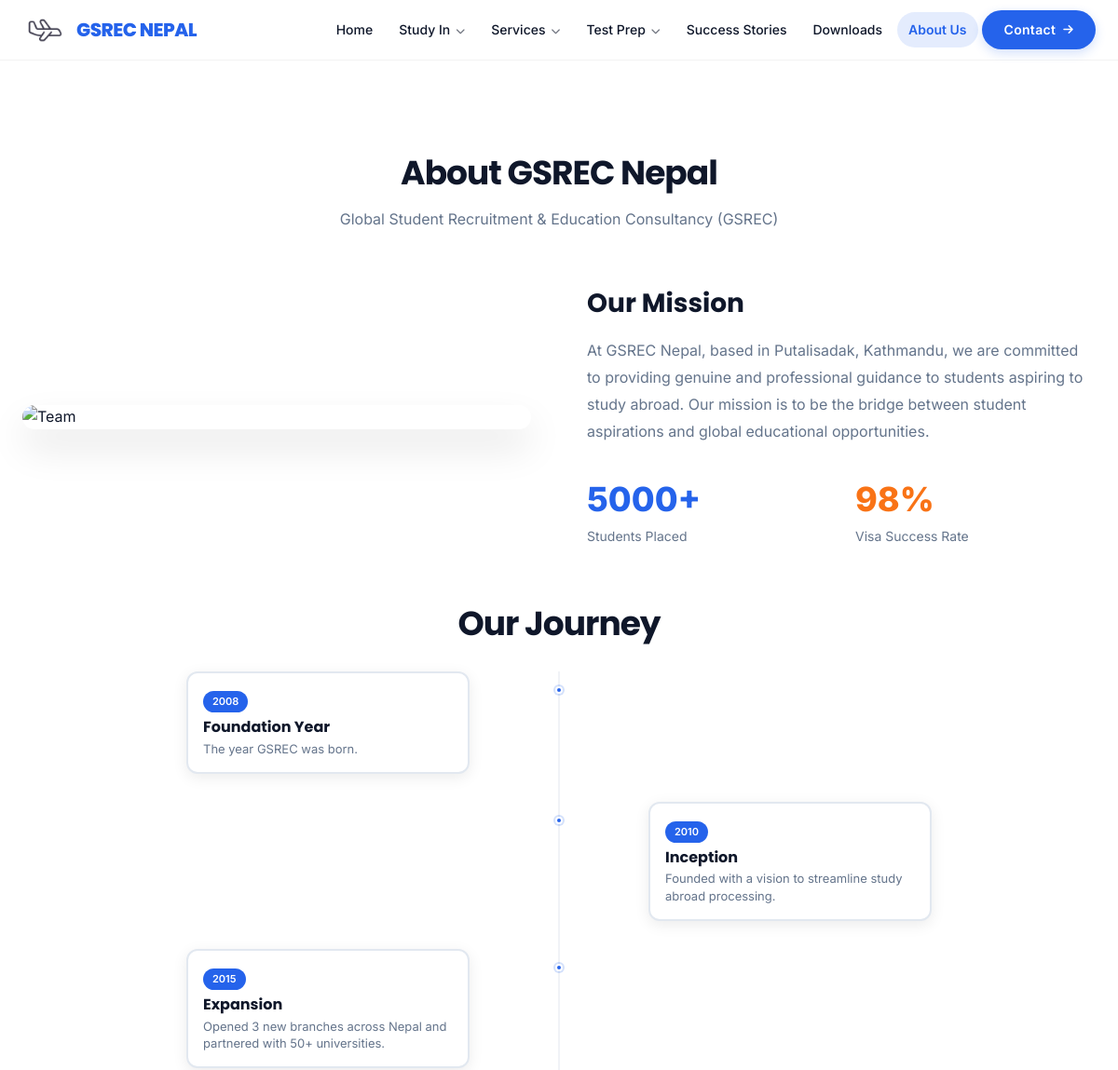
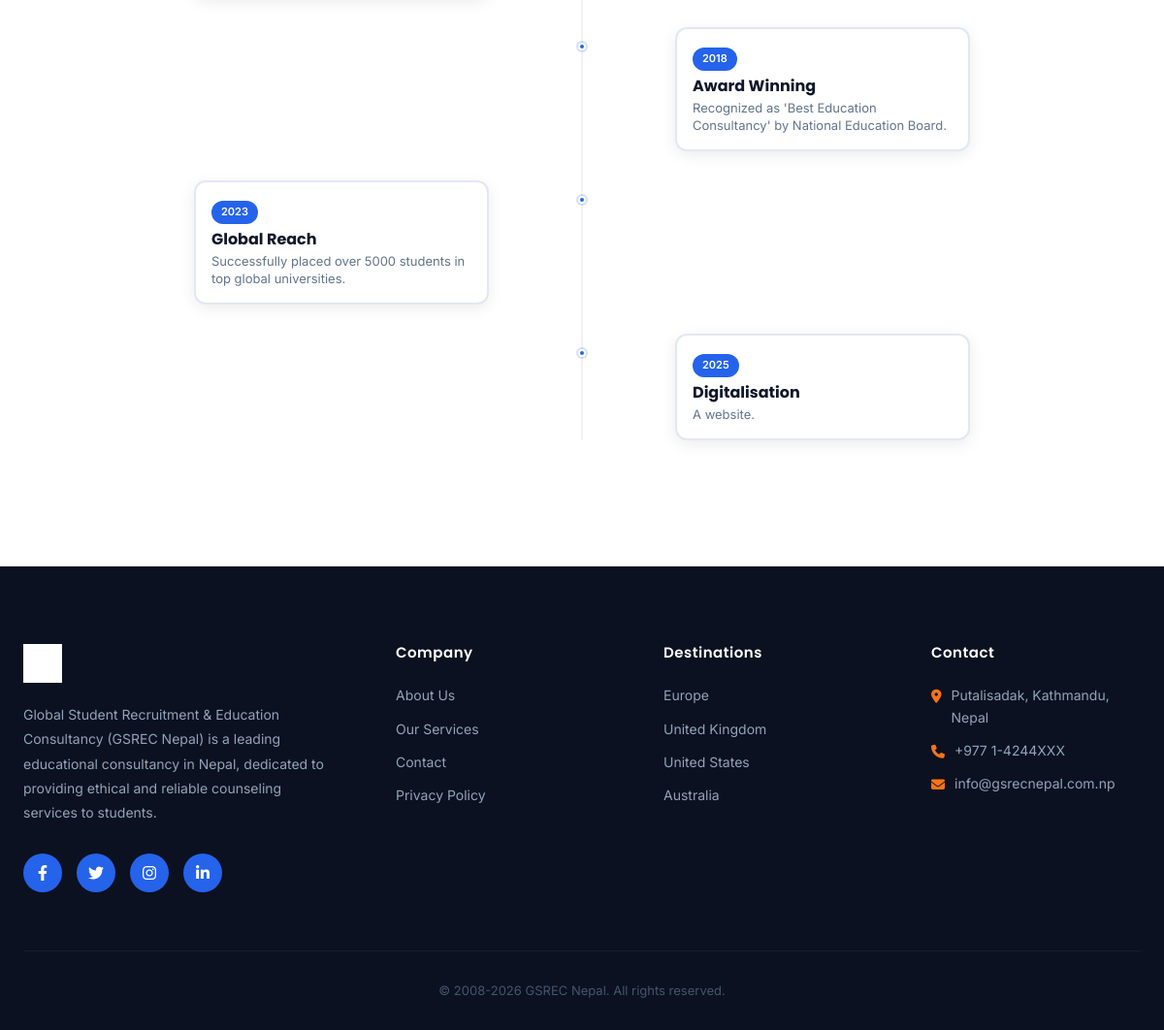
The page /about/ on the database its author committed (2 pictures, top to bottom).
### core/models.py (models this page shows, shortened)
class SiteSettings(models.Model):
    site_name = models.CharField(max_length=100, default="GSREC NEPAL")
    logo = models.ImageField(upload_to='site/', blank=True, null=True, help_text="Main logo for Header")
    footer_logo = models.ImageField(upload_to='site/', blank=True, null=True, help_text="Logo for Footer. Defaults to main logo if not set.")
    favicon = models.ImageField(upload_to='site/', blank=True, null=True)
    class Meta:
        verbose_name_plural = "Site Settings"

class Milestone(models.Model):
    year = models.CharField(max_length=10)
    title = models.CharField(max_length=100)
    description = models.TextField()

class Country(models.Model):
    slug = models.SlugField(unique=True, blank=True)
    name = models.CharField(max_length=100)
    flag_emoji = models.CharField(max_length=10, blank=True, null=True, help_text="Emoji flag or similar")
    background_image = models.ImageField(upload_to='countries/', blank=True, null=True)
    intro = models.TextField()
    facts = models.JSONField(default=list, help_text="List of facts")
    universities = models.JSONField(default=list, help_text="List of top universities")
    order = models.IntegerField(default=0)
    class Meta:
        verbose_name_plural = "Countries"
        ordering = ['order', 'name']

### core/views.py (the view)
def about(request):
    milestones = Milestone.objects.all().order_by('year')
    partners = Partner.objects.all()
    context = {
        'milestones': milestones,
        'partners': partners
    }
    return render(request, 'core/about.html', context)

### core/templates/core/about.html (shortened to what this page needs)
{% extends 'core/base.html' %}
{% load static %}
{% block content %}
<section class="content-section" style="background: white;">
    <div class="container">
        <div class="fade-in-section is-visible">
            <h2 class="section-title">About GSREC Nepal</h2>
            <p class="section-subtitle">Global Student Recruitment & Education Consultancy (GSREC)</p>
        </div>
        <div class="two-col-grid" style="margin-top: 60px;">
            <div class="fade-in-section is-visible">
                <img src="https://images.unsplash.com/photo-1522202176988-66273c2fd55f?ixlib=rb-4.0.3&auto=format&fit=crop&w=1200&q=80"
                    style="width: 100%; border-radius: 24px; box-shadow: 0 20px 40px rgba(0,0,0,0.1);" alt="Team">
            </div>
            <div class="fade-in-section is-visible" style="transition-delay: 200ms;">
                <h3 style="font-size: 28px; font-weight: 700; margin-bottom: 20px; color: var(--dark);">Our Mission</h3>
                <p style="font-size: 16px; line-height: 1.8; color: var(--gray); margin-bottom: 30px;">At GSREC Nepal,
                    based in Putalisadak, Kathmandu, we are committed to providing genuine and professional guidance to
                    students aspiring to study abroad. Our mission is to be the bridge between student aspirations and
                    global educational opportunities.</p>
                <div class="two-col-grid" style="gap: 30px;">
                    <div>
                        <div style="font-size: 36px; font-weight: 800; color: var(--primary);">5000+</div>
                        <div style="font-size: 14px; color: var(--gray);">Students Placed</div>
                    </div>
                    <div>
                        <div style="font-size: 36px; font-weight: 800; color: var(--secondary);">98%</div>
                        <div style="font-size: 14px; color: var(--gray);">Visa Success Rate</div>
                    </div>
                </div>
            </div>
        </div>
        {% if milestones %}
        <div style="margin-top: 60px; position: relative;">
            <div class="fade-in-section is-visible">
                <h3 class="section-title" style="margin-bottom: 30px;">Our Journey</h3>
                <div style="position: relative; max-width: 800px; margin: 0 auto;">
                    {% for milestone in milestones %}
                    <div style="position: relative; margin-bottom: 30px; width: 100%;">
                        <div
                            style="position: absolute; left: 50%; transform: translateX(-50%); width: 8px; height: 8px; background: var(--primary); border-radius: 50%; border: 2px solid white; box-shadow: 0 0 0 2px rgba(37, 99, 235, 0.2); z-index: 2; top: 16px;">
                        </div>
                        <div
                            style="width: 38%; background: white; padding: 16px; border-radius: 12px; position: relative; box-shadow: 0 4px 16px rgba(0,0,0,0.08); border: 2px solid #e2e8f0; margin-left: {% if forloop.counter|divisibleby:2 %}62%{% else %}0{% endif %};">
                            <div
                                style="display: inline-block; padding: 3px 10px; background: var(--primary); color: white; border-radius: 12px; font-size: 11px; font-weight: 600; margin-bottom: 6px;">
                                {{ milestone.year }}</div>
                            <h4 style="font-size: 16px; font-weight: 700; color: var(--dark); margin-bottom: 4px;">
                                {{milestone.title }}</h4>
                            <p style="color: var(--gray); font-size: 13px; line-height: 1.4;">{{ milestone.description}}
                            </p>
                        </div>
                    </div>
                    {% endfor %}
                </div>
            </div>
        </div>
        {% endif %}
    </div>
</section>
{% endblock %}

### core/templates/core/base.html (shortened to what this page needs)
{% load static %}
<!DOCTYPE html>
<html lang="en">
<head>
    <link rel="stylesheet" href="https://cdnjs.cloudflare.com/ajax/libs/font-awesome/6.4.0/css/all.min.css">
    <link rel="stylesheet" href="{% static 'core/css/style.css' %}">
    <link rel="stylesheet" href="{% static 'core/css/components.css' %}">
</head>
<body>
    <header class="site-header">
        <div class="container">
            <nav style="display: flex; justify-content: space-between; align-items: center; height: 64px;">
                <a href="{% url 'index' %}" class="site-logo">
                    {% if site_settings.logo %}
                    <img src="{{ site_settings.logo.url }}" alt="{{ site_settings.site_name }}" style="height: 50px;">
                    {% else %}
                    <div class="logo-icon">
                        <i class="fa-solid fa-graduation-cap"></i>
                    </div>
                    {% endif %}
                    GSREC NEPAL
                </a>
                <div class="nav-links-container">
                    <div class="nav-item-wrapper">
                        <a href="{% url 'index' %}"
                            class="nav-item {% if request.resolver_match.url_name == 'index' %}active{% endif %}">
                            Home
                        </a>
                    </div>
                    <div class="nav-item-wrapper dropdown-wrapper">
                        <div class="nav-item {% if 'study' in request.path %}active{% endif %}">
                            <a href="{% url 'destination_list' %}" class="dropdown-text">Study In</a>
                            <span class="dropdown-chevron"><i class="fa-solid fa-chevron-down"></i></span>
                        </div>
                    </div>
                    <div class="nav-item-wrapper dropdown-wrapper">
                        <div class="nav-item {% if 'services' in request.path %}active{% endif %}">
                            <a href="{% url 'service_list' %}" class="dropdown-text">Services</a>
                            <span class="dropdown-chevron"><i class="fa-solid fa-chevron-down"></i></span>
                        </div>
                    </div>
                    <div class="nav-item-wrapper dropdown-wrapper">
                        <div class="nav-item {% if 'test-prep' in request.path %}active{% endif %}">
                            <a href="{% url 'test_prep_list' %}" class="dropdown-text">Test Prep</a>
                            <span class="dropdown-chevron"><i class="fa-solid fa-chevron-down"></i></span>
                        </div>
                    </div>
                    <div class="nav-item-wrapper">
                        <a href="{% url 'success_stories' %}"
                            class="nav-item {% if request.resolver_match.url_name == 'success_stories' %}active{% endif %}">
                            Success Stories
                        </a>
                    </div>
                    <div class="nav-item-wrapper">
                        <a href="{% url 'downloads' %}"
                            class="nav-item {% if request.resolver_match.url_name == 'downloads' %}active{% endif %}">
                            Downloads
                        </a>
                    </div>
                    <div class="nav-item-wrapper">
                        <a href="{% url 'about' %}"
                            class="nav-item {% if request.resolver_match.url_name == 'about' %}active{% endif %}">
                            About Us
                        </a>
                    </div>
                    <a href="{% url 'contact' %}" class="btn-primary contact-btn">
                        Contact <i class="fa-solid fa-arrow-right" style="font-size: 12px"></i>
                    </a>
                </div>
        </div>
    </header>
    <main>
        {% block content %}
        {% endblock %}
    </main>
    <footer class="site-footer">
        <div class="container">
            <div class="footer-grid" style="margin-bottom: 60px;">
                <div>
                    <div class="site-logo footer-logo" style="color: white; margin-bottom: 20px;">
                        {% if site_settings.footer_logo %}
                        <img src="{{ site_settings.footer_logo.url }}" alt="{{ site_settings.site_name }}"
                            style="height: 40px; filter: brightness(0) invert(1);">
                        {% elif site_settings.logo %}
                        <img src="{{ site_settings.logo.url }}" alt="{{ site_settings.site_name }}"
                            style="height: 40px; filter: brightness(0) invert(1);">
                        {% else %}
                        <div class="logo-icon">
                            <i class="fa-solid fa-graduation-cap" style="font-size: 14px;"></i>
                        </div>
                        GSREC
                        {% endif %}
                    </div>
                    <p style="color: #94A3B8; font-size: 14px; line-height: 1.8;">
                        Global Student Recruitment & Education Consultancy (GSREC Nepal) is a leading educational
                        consultancy in Nepal, dedicated to providing ethical and reliable counseling services to
                        students.
                    </p>
                    <div style="display: flex; gap: 15px; margin-top: 30px;">
                        <div class="social-icon"><i class="fa-brands fa-facebook-f"></i></div>
                        <div class="social-icon"><i class="fa-brands fa-twitter"></i></div>
                        <div class="social-icon"><i class="fa-brands fa-instagram"></i></div>
                        <div class="social-icon"><i class="fa-brands fa-linkedin-in"></i></div>
                    </div>
                </div>
                <div>
                    <h4 class="footer-heading">Company</h4>
                    <a href="{% url 'about' %}" class="footer-link">About Us</a>
                    <a href="{% url 'service_list' %}" class="footer-link">Our Services</a>
                    <a href="{% url 'contact' %}" class="footer-link">Contact</a>
                    <a href="#" class="footer-link">Privacy Policy</a>
                </div>
                <div>
                    <h4 class="footer-heading">Destinations</h4>
                    {% for country in global_countries|slice:":4" %}
                    <a href="{% url 'destination_detail' country.slug %}" class="footer-link">{{ country.name }}</a>
                    {% endfor %}
                </div>
                <div>
                    <h4 class="footer-heading">Contact</h4>
                    <p class="footer-contact-item">
                        <i class="fa-solid fa-location-dot"></i>
                        Putalisadak, Kathmandu, Nepal
                    </p>
                    <p class="footer-contact-item">
                        <i class="fa-solid fa-phone"></i>
                        +977 1-4244XXX
                    </p>
                    <p class="footer-contact-item">
                        <i class="fa-solid fa-envelope"></i>
                        info@gsrecnepal.com.np
                    </p>
                </div>
            </div>
            <div
                style="text-align: center; padding-top: 30px; border-top: 1px solid rgba(255,255,255,0.05); color: #475569; font-size: 13px;">
                &copy; 2008-<span id="currentYear"></span> GSREC Nepal. All rights reserved.
            </div>
        </div>
    </footer>
</body>
</html>

### rows shown on the page
SiteSettings: logo (picture), footer_logo (picture)
Milestone: year "2008", title "Foundation Year", description "The year GSREC was born."
Milestone: year "2010", title "Inception", description "Founded with a vision to streamline study abroad processing."
Milestone: year "2015", title "Expansion", description "Opened 3 new branches across Nepal and partnered with 50+ universities."
Milestone: year "2018", title "Award Winning", description "Recognized as 'Best Education Consultancy' by National Education Board."
Milestone: year "2023", title "Global Reach", description "Successfully placed over 5000 students in top global universities."
Milestone: year "2025", title "Digitalisation", description "A website."
Country: name "Europe"
Country: name "United Kingdom"
Country: name "United States"
Country: name "Australia"
